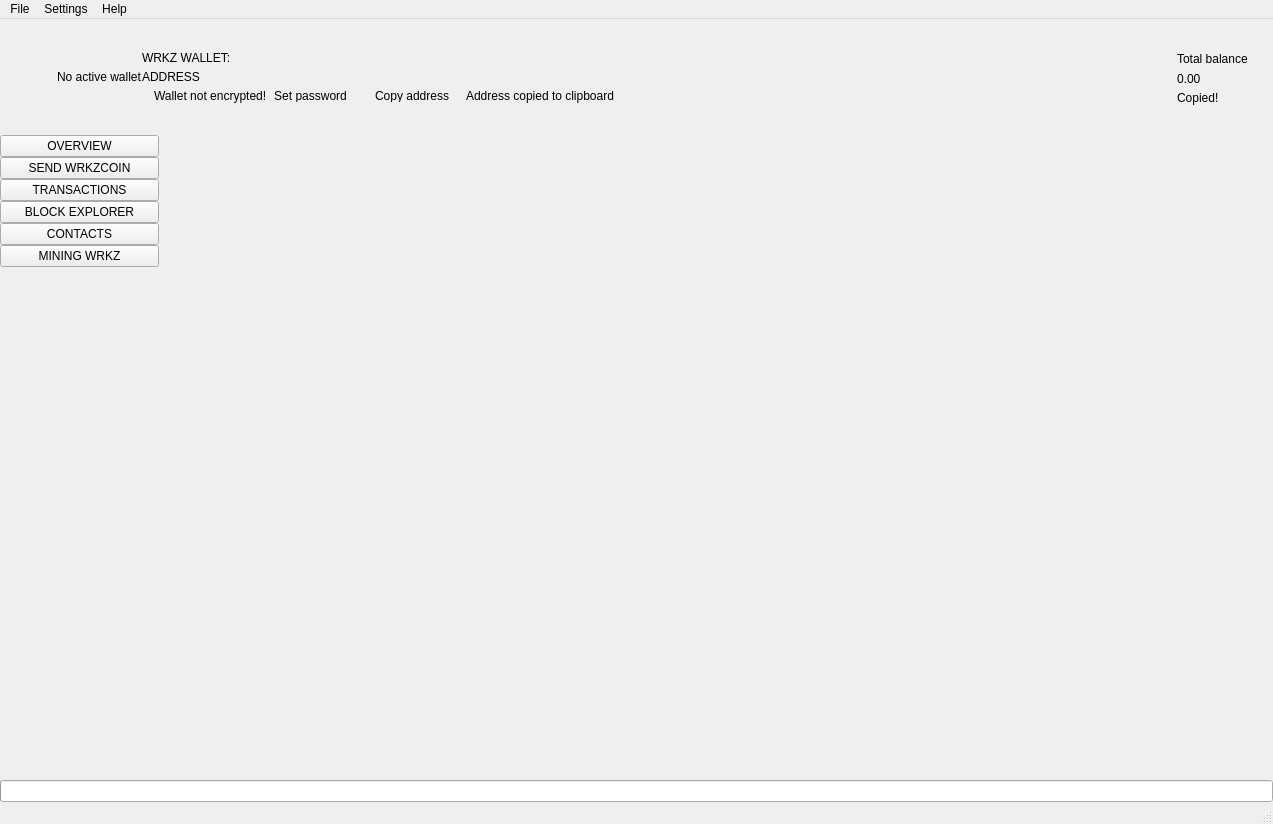
 <widget class="QMainWindow" name="MainWindow">
  <property name="geometry">
   <rect>
    <x>0</x>
    <y>0</y>
    <width>1273</width>
    <height>824</height>
   </rect>
  </property>
  <property name="sizePolicy">
   <sizepolicy hsizetype="Preferred" vsizetype="Preferred">
    <horstretch>0</horstretch>
    <verstretch>0</verstretch>
   </sizepolicy>
  </property>
  <property name="minimumSize">
   <size>
    <width>1260</width>
    <height>600</height>
   </size>
  </property>
  <property name="maximumSize">
   <size>
    <width>16777215</width>
    <height>16777215</height>
   </size>
  </property>
  <property name="windowTitle">
   <string>MainWindow</string>
  </property>
  <property name="windowIcon">
   <iconset>
    <normaloff>:/images/wrkzcoin</normaloff>:/images/wrkzcoin</iconset>
  </property>
  <widget class="QWidget" name="centralwidget">
   <layout class="QVBoxLayout" name="verticalLayout_2">
    <property name="spacing">
     <number>0</number>
    </property>
    <property name="leftMargin">
     <number>0</number>
    </property>
    <property name="topMargin">
     <number>0</number>
    </property>
    <property name="rightMargin">
     <number>0</number>
    </property>
    <property name="bottomMargin">
     <number>0</number>
    </property>
    <item>
     <widget class="QFrame" name="m_headerFrame">
      <property name="minimumSize">
       <size>
        <width>0</width>
        <height>116</height>
       </size>
      </property>
      <property name="maximumSize">
       <size>
        <width>16777215</width>
        <height>116</height>
       </size>
      </property>
      <property name="frameShape">
       <enum>QFrame::NoFrame</enum>
      </property>
      <property name="frameShadow">
       <enum>QFrame::Raised</enum>
      </property>
      <layout class="QHBoxLayout" name="horizontalLayout_3">
       <property name="spacing">
        <number>0</number>
       </property>
       <property name="leftMargin">
        <number>0</number>
       </property>
       <property name="topMargin">
        <number>0</number>
       </property>
       <property name="rightMargin">
        <number>25</number>
       </property>
       <property name="bottomMargin">
        <number>0</number>
       </property>
       <item>
        <spacer name="horizontalSpacer_2">
         <property name="orientation">
          <enum>Qt::Horizontal</enum>
         </property>
         <property name="sizeType">
          <enum>QSizePolicy::Fixed</enum>
         </property>
         <property name="sizeHint" stdset="0">
          <size>
           <width>30</width>
           <height>20</height>
          </size>
         </property>
        </spacer>
       </item>
       <item>
        <widget class="QLabel" name="m_logoLabel">
         <property name="text">
          <string/>
         </property>
        </widget>
       </item>
       <item>
        <spacer name="horizontalSpacer_5">
         <property name="orientation">
          <enum>Qt::Horizontal</enum>
         </property>
         <property name="sizeType">
          <enum>QSizePolicy::Fixed</enum>
         </property>
         <property name="sizeHint" stdset="0">
          <size>
           <width>20</width>
           <height>20</height>
          </size>
         </property>
        </spacer>
       </item>
       <item>
        <widget class="WalletGui::WalletSmallGrayTextLabel" name="m_noWalletLabel">
         <property name="text">
          <string>No active wallet</string>
         </property>
        </widget>
       </item>
       <item>
        <widget class="QFrame" name="m_walletFrame">
         <property name="frameShape">
          <enum>QFrame::NoFrame</enum>
         </property>
         <property name="frameShadow">
          <enum>QFrame::Raised</enum>
         </property>
         <layout class="QVBoxLayout" name="verticalLayout_3">
          <property name="spacing">
           <number>5</number>
          </property>
          <property name="leftMargin">
           <number>0</number>
          </property>
          <property name="topMargin">
           <number>0</number>
          </property>
          <property name="rightMargin">
           <number>0</number>
          </property>
          <property name="bottomMargin">
           <number>0</number>
          </property>
          <item>
           <spacer name="verticalSpacer_3">
            <property name="orientation">
             <enum>Qt::Vertical</enum>
            </property>
            <property name="sizeType">
             <enum>QSizePolicy::Minimum</enum>
            </property>
            <property name="sizeHint" stdset="0">
             <size>
              <width>20</width>
              <height>40</height>
             </size>
            </property>
           </spacer>
          </item>
          <item>
           <widget class="WalletGui::WalletSmallGrayTextLabel" name="m_walletLabel">
            <property name="text">
             <string>WRKZ WALLET:</string>
            </property>
            <property name="indent">
             <number>0</number>
            </property>
           </widget>
          </item>
          <item>
           <widget class="QLabel" name="m_addressLabel">
            <property name="sizePolicy">
             <sizepolicy hsizetype="Preferred" vsizetype="Preferred">
              <horstretch>0</horstretch>
              <verstretch>0</verstretch>
             </sizepolicy>
            </property>
            <property name="cursor">
             <cursorShape>PointingHandCursor</cursorShape>
            </property>
            <property name="toolTip">
             <string>Click to copy</string>
            </property>
            <property name="text">
             <string>ADDRESS</string>
            </property>
            <property name="indent">
             <number>0</number>
            </property>
           </widget>
          </item>
          <item>
           <layout class="QHBoxLayout" name="horizontalLayout_2">
            <property name="spacing">
             <number>0</number>
            </property>
            <item alignment="Qt::AlignTop">
             <widget class="QFrame" name="m_notEncryptedFrame">
              <property name="frameShape">
               <enum>QFrame::NoFrame</enum>
              </property>
              <property name="frameShadow">
               <enum>QFrame::Raised</enum>
              </property>
              <layout class="QHBoxLayout" name="horizontalLayout_4">
               <property name="spacing">
                <number>0</number>
               </property>
               <property name="leftMargin">
                <number>0</number>
               </property>
               <property name="topMargin">
                <number>0</number>
               </property>
               <property name="rightMargin">
                <number>0</number>
               </property>
               <property name="bottomMargin">
                <number>0</number>
               </property>
               <item alignment="Qt::AlignVCenter">
                <widget class="QLabel" name="m_notEncryptedIconLabel">
                 <property name="text">
                  <string/>
                 </property>
                 <property name="pixmap">
                  <pixmap resource="../../resources.qrc">:/icons/lock_open_gray</pixmap>
                 </property>
                 <property name="alignment">
                  <set>Qt::AlignLeading|Qt::AlignLeft|Qt::AlignVCenter</set>
                 </property>
                </widget>
               </item>
               <item>
                <spacer name="horizontalSpacer_11">
                 <property name="orientation">
                  <enum>Qt::Horizontal</enum>
                 </property>
                 <property name="sizeType">
                  <enum>QSizePolicy::Fixed</enum>
                 </property>
                 <property name="sizeHint" stdset="0">
                  <size>
                   <width>5</width>
                   <height>3</height>
                  </size>
                 </property>
                </spacer>
               </item>
               <item alignment="Qt::AlignVCenter">
                <widget class="WalletGui::WalletTinyGrayTextLabel" name="m_notEncryptedTextLabel">
                 <property name="text">
                  <string>Wallet not encrypted!</string>
                 </property>
                 <property name="alignment">
                  <set>Qt::AlignLeading|Qt::AlignLeft|Qt::AlignVCenter</set>
                 </property>
                </widget>
               </item>
               <item>
                <spacer name="horizontalSpacer_9">
                 <property name="orientation">
                  <enum>Qt::Horizontal</enum>
                 </property>
                 <property name="sizeType">
                  <enum>QSizePolicy::Fixed</enum>
                 </property>
                 <property name="sizeHint" stdset="0">
                  <size>
                   <width>3</width>
                   <height>3</height>
                  </size>
                 </property>
                </spacer>
               </item>
               <item alignment="Qt::AlignVCenter">
                <widget class="WalletGui::WalletTinyLinkLikeButton" name="m_encryptButton">
                 <property name="sizePolicy">
                  <sizepolicy hsizetype="Minimum" vsizetype="Minimum">
                   <horstretch>0</horstretch>
                   <verstretch>0</verstretch>
                  </sizepolicy>
                 </property>
                 <property name="minimumSize">
                  <size>
                   <width>0</width>
                   <height>3</height>
                  </size>
                 </property>
                 <property name="cursor">
                  <cursorShape>PointingHandCursor</cursorShape>
                 </property>
                 <property name="text">
                  <string>Set password</string>
                 </property>
                 <property name="flat">
                  <bool>true</bool>
                 </property>
                </widget>
               </item>
               <item>
                <spacer name="horizontalSpacer_10">
                 <property name="orientation">
                  <enum>Qt::Horizontal</enum>
                 </property>
                 <property name="sizeType">
                  <enum>QSizePolicy::Fixed</enum>
                 </property>
                 <property name="sizeHint" stdset="0">
                  <size>
                   <width>20</width>
                   <height>3</height>
                  </size>
                 </property>
                </spacer>
               </item>
              </layout>
             </widget>
            </item>
            <item alignment="Qt::AlignVCenter">
             <widget class="WalletGui::WalletTinyLinkLikeButton" name="m_copyAddressButton">
              <property name="sizePolicy">
               <sizepolicy hsizetype="Minimum" vsizetype="Minimum">
                <horstretch>0</horstretch>
                <verstretch>0</verstretch>
               </sizepolicy>
              </property>
              <property name="minimumSize">
               <size>
                <width>0</width>
                <height>3</height>
               </size>
              </property>
              <property name="cursor">
               <cursorShape>PointingHandCursor</cursorShape>
              </property>
              <property name="focusPolicy">
               <enum>Qt::NoFocus</enum>
              </property>
              <property name="autoFillBackground">
               <bool>true</bool>
              </property>
              <property name="text">
               <string>Copy address</string>
              </property>
              <property name="flat">
               <bool>true</bool>
              </property>
             </widget>
            </item>
            <item>
             <spacer name="horizontalSpacer_7">
              <property name="orientation">
               <enum>Qt::Horizontal</enum>
              </property>
              <property name="sizeType">
               <enum>QSizePolicy::Fixed</enum>
              </property>
              <property name="sizeHint" stdset="0">
               <size>
                <width>13</width>
                <height>3</height>
               </size>
              </property>
             </spacer>
            </item>
            <item alignment="Qt::AlignVCenter">
             <widget class="WalletGui::CopyMagicLabel" name="m_copyAddressLabel">
              <property name="text">
               <string>Address copied to clipboard</string>
              </property>
              <property name="alignment">
               <set>Qt::AlignLeading|Qt::AlignLeft|Qt::AlignVCenter</set>
              </property>
             </widget>
            </item>
            <item>
             <spacer name="horizontalSpacer">
              <property name="orientation">
               <enum>Qt::Horizontal</enum>
              </property>
              <property name="sizeHint" stdset="0">
               <size>
                <width>40</width>
                <height>3</height>
               </size>
              </property>
             </spacer>
            </item>
           </layout>
          </item>
          <item>
           <spacer name="verticalSpacer_2">
            <property name="orientation">
             <enum>Qt::Vertical</enum>
            </property>
            <property name="sizeType">
             <enum>QSizePolicy::Minimum</enum>
            </property>
            <property name="sizeHint" stdset="0">
             <size>
              <width>20</width>
              <height>40</height>
             </size>
            </property>
           </spacer>
          </item>
         </layout>
        </widget>
       </item>
       <item>
        <spacer name="horizontalSpacer_3">
         <property name="orientation">
          <enum>Qt::Horizontal</enum>
         </property>
         <property name="sizeType">
          <enum>QSizePolicy::Expanding</enum>
         </property>
         <property name="sizeHint" stdset="0">
          <size>
           <width>34</width>
           <height>20</height>
          </size>
         </property>
        </spacer>
       </item>
       <item>
        <spacer name="horizontalSpacer_8">
         <property name="orientation">
          <enum>Qt::Horizontal</enum>
         </property>
         <property name="sizeType">
          <enum>QSizePolicy::Fixed</enum>
         </property>
         <property name="sizeHint" stdset="0">
          <size>
           <width>34</width>
           <height>20</height>
          </size>
         </property>
        </spacer>
       </item>
       <item alignment="Qt::AlignRight|Qt::AlignVCenter">
        <widget class="QFrame" name="m_balanceFrame">
         <layout class="QGridLayout" name="gridLayout">
          <property name="leftMargin">
           <number>0</number>
          </property>
          <property name="topMargin">
           <number>30</number>
          </property>
          <property name="rightMargin">
           <number>0</number>
          </property>
          <property name="bottomMargin">
           <number>0</number>
          </property>
          <property name="verticalSpacing">
           <number>3</number>
          </property>
          <item row="0" column="2">
           <layout class="QVBoxLayout" name="verticalLayout_4">
            <item>
             <widget class="QLabel" name="m_balanceTextLabel">
              <property name="text">
               <string>Total balance</string>
              </property>
             </widget>
            </item>
            <item>
             <widget class="QLabel" name="m_balanceLabel">
              <property name="cursor">
               <cursorShape>PointingHandCursor</cursorShape>
              </property>
              <property name="toolTip">
               <string>Click to copy</string>
              </property>
              <property name="text">
               <string>0.00</string>
              </property>
             </widget>
            </item>
           </layout>
          </item>
          <item row="1" column="2">
           <widget class="WalletGui::CopyMagicLabel" name="m_balanceCopyLabel">
            <property name="text">
             <string>Copied!</string>
            </property>
           </widget>
          </item>
          <item row="0" column="1">
           <spacer name="horizontalSpacer_6">
            <property name="orientation">
             <enum>Qt::Horizontal</enum>
            </property>
            <property name="sizeType">
             <enum>QSizePolicy::Fixed</enum>
            </property>
            <property name="sizeHint" stdset="0">
             <size>
              <width>2</width>
              <height>39</height>
             </size>
            </property>
           </spacer>
          </item>
          <item row="2" column="2">
           <spacer name="verticalSpacer_5">
            <property name="orientation">
             <enum>Qt::Vertical</enum>
            </property>
            <property name="sizeType">
             <enum>QSizePolicy::Expanding</enum>
            </property>
            <property name="sizeHint" stdset="0">
             <size>
              <width>20</width>
              <height>50</height>
             </size>
            </property>
           </spacer>
          </item>
          <item row="0" column="0">
           <widget class="QLabel" name="m_balanceIconLabel">
            <property name="text">
             <string/>
            </property>
            <property name="pixmap">
             <pixmap resource="../../resources.qrc">:/icons/total_balance</pixmap>
            </property>
           </widget>
          </item>
         </layout>
        </widget>
       </item>
      </layout>
     </widget>
    </item>
    <item>
     <layout class="QHBoxLayout" name="horizontalLayout" stretch="0,0,0,0,0,0,0,0">
      <property name="spacing">
       <number>0</number>
      </property>
      <item>
       <widget class="QFrame" name="m_toolFrame">
        <property name="frameShape">
         <enum>QFrame::NoFrame</enum>
        </property>
        <property name="frameShadow">
         <enum>QFrame::Plain</enum>
        </property>
        <property name="lineWidth">
         <number>0</number>
        </property>
        <layout class="QVBoxLayout" name="verticalLayout">
         <property name="spacing">
          <number>0</number>
         </property>
         <property name="leftMargin">
          <number>0</number>
         </property>
         <property name="topMargin">
          <number>0</number>
         </property>
         <property name="rightMargin">
          <number>0</number>
         </property>
         <property name="bottomMargin">
          <number>0</number>
         </property>
         <item>
          <widget class="QPushButton" name="m_overviewButton">
           <property name="sizePolicy">
            <sizepolicy hsizetype="Minimum" vsizetype="Fixed">
             <horstretch>0</horstretch>
             <verstretch>0</verstretch>
            </sizepolicy>
           </property>
           <property name="focusPolicy">
            <enum>Qt::NoFocus</enum>
           </property>
           <property name="text">
            <string>OVERVIEW</string>
           </property>
           <property name="checkable">
            <bool>true</bool>
           </property>
           <attribute name="buttonGroup">
            <string notr="true">m_toolButtonGroup</string>
           </attribute>
          </widget>
         </item>
         <item>
          <widget class="QPushButton" name="m_sendButton">
           <property name="sizePolicy">
            <sizepolicy hsizetype="Minimum" vsizetype="Fixed">
             <horstretch>0</horstretch>
             <verstretch>0</verstretch>
            </sizepolicy>
           </property>
           <property name="focusPolicy">
            <enum>Qt::NoFocus</enum>
           </property>
           <property name="text">
            <string>SEND WRKZCOIN</string>
           </property>
           <property name="checkable">
            <bool>true</bool>
           </property>
           <attribute name="buttonGroup">
            <string notr="true">m_toolButtonGroup</string>
           </attribute>
          </widget>
         </item>
         <item>
          <widget class="QPushButton" name="m_transactionsButton">
           <property name="sizePolicy">
            <sizepolicy hsizetype="Minimum" vsizetype="Fixed">
             <horstretch>0</horstretch>
             <verstretch>0</verstretch>
            </sizepolicy>
           </property>
           <property name="focusPolicy">
            <enum>Qt::NoFocus</enum>
           </property>
           <property name="text">
            <string>TRANSACTIONS</string>
           </property>
           <property name="checkable">
            <bool>true</bool>
           </property>
           <attribute name="buttonGroup">
            <string notr="true">m_toolButtonGroup</string>
           </attribute>
          </widget>
         </item>
         <item>
          <widget class="QPushButton" name="m_blockExplorerButton">
           <property name="focusPolicy">
            <enum>Qt::NoFocus</enum>
           </property>
           <property name="text">
            <string>BLOCK EXPLORER</string>
           </property>
           <property name="checkable">
            <bool>true</bool>
           </property>
           <attribute name="buttonGroup">
            <string notr="true">m_toolButtonGroup</string>
           </attribute>
          </widget>
         </item>
         <item>
          <widget class="QPushButton" name="m_addressBookButton">
           <property name="sizePolicy">
            <sizepolicy hsizetype="Minimum" vsizetype="Fixed">
             <horstretch>0</horstretch>
             <verstretch>0</verstretch>
            </sizepolicy>
           </property>
           <property name="focusPolicy">
            <enum>Qt::NoFocus</enum>
           </property>
           <property name="text">
            <string>CONTACTS</string>
           </property>
           <property name="checkable">
            <bool>true</bool>
           </property>
           <attribute name="buttonGroup">
            <string notr="true">m_toolButtonGroup</string>
           </attribute>
          </widget>
         </item>
         <item>
          <widget class="QPushButton" name="m_miningButton">
           <property name="focusPolicy">
            <enum>Qt::NoFocus</enum>
           </property>
           <property name="text">
            <string>MINING WRKZ</string>
           </property>
           <property name="checkable">
            <bool>true</bool>
           </property>
           <attribute name="buttonGroup">
            <string notr="true">m_toolButtonGroup</string>
           </attribute>
          </widget>
         </item>
         <item>
          <spacer name="verticalSpacer">
           <property name="orientation">
            <enum>Qt::Vertical</enum>
           </property>
           <property name="sizeHint" stdset="0">
            <size>
             <width>20</width>
             <height>40</height>
            </size>
           </property>
          </spacer>
         </item>
        </layout>
       </widget>
      </item>
      <item>
       <widget class="WalletGui::OverviewFrame" name="m_overviewFrame">
        <property name="frameShape">
         <enum>QFrame::NoFrame</enum>
        </property>
        <property name="frameShadow">
         <enum>QFrame::Raised</enum>
        </property>
       </widget>
      </item>
      <item>
       <widget class="WalletGui::SendFrame" name="m_sendFrame">
        <property name="frameShape">
         <enum>QFrame::NoFrame</enum>
        </property>
        <property name="frameShadow">
         <enum>QFrame::Raised</enum>
        </property>
       </widget>
      </item>
      <item>
       <widget class="WalletGui::TransactionsFrame" name="m_transactionsFrame">
        <property name="frameShape">
         <enum>QFrame::NoFrame</enum>
        </property>
        <property name="frameShadow">
         <enum>QFrame::Raised</enum>
        </property>
       </widget>
      </item>
      <item>
       <widget class="WalletGui::AddressBookFrame" name="m_addressBookFrame">
        <property name="frameShape">
         <enum>QFrame::NoFrame</enum>
        </property>
        <property name="frameShadow">
         <enum>QFrame::Raised</enum>
        </property>
       </widget>
      </item>
      <item>
       <widget class="WalletGui::NoWalletFrame" name="m_noWalletFrame">
        <property name="frameShape">
         <enum>QFrame::NoFrame</enum>
        </property>
        <property name="frameShadow">
         <enum>QFrame::Raised</enum>
        </property>
       </widget>
      </item>
      <item>
       <widget class="WalletGui::BlockExplorerFrame" name="m_blockExplorerFrame">
        <property name="frameShape">
         <enum>QFrame::NoFrame</enum>
        </property>
        <property name="frameShadow">
         <enum>QFrame::Raised</enum>
        </property>
       </widget>
      </item>
      <item>
       <widget class="WalletGui::MiningFrame" name="m_miningFrame">
        <property name="frameShape">
         <enum>QFrame::NoFrame</enum>
        </property>
        <property name="frameShadow">
         <enum>QFrame::Raised</enum>
        </property>
       </widget>
      </item>
     </layout>
    </item>
    <item>
     <widget class="QProgressBar" name="m_syncProgress">
      <property name="maximum">
       <number>100</number>
      </property>
      <property name="value">
       <number>0</number>
      </property>
      <property name="textVisible">
       <bool>false</bool>
      </property>
     </widget>
    </item>
   </layout>
  </widget>
  <widget class="QMenuBar" name="menubar">
   <property name="geometry">
    <rect>
     <x>0</x>
     <y>0</y>
     <width>1273</width>
     <height>21</height>
    </rect>
   </property>
   <widget class="QMenu" name="menuFile">
    <property name="title">
     <string>File</string>
    </property>
    <addaction name="m_createWalletAction"/>
    <addaction name="m_openWalletAction"/>
    <addaction name="m_recentWalletsAction"/>
    <addaction name="m_backupWalletAction"/>
    <addaction name="m_saveKeysAction"/>
    <addaction name="m_resetAction"/>
	<addaction name="separator"/>
    <addaction name="m_importKeyAction"/>
    <addaction name="m_exportKeyAction"/>
    <addaction name="m_exportTrackingKeyAction"/>
	<addaction name="separator"/>
    <addaction name="m_exitAction"/>
   </widget>
   <widget class="QMenu" name="menuSettings">
    <property name="title">
     <string>Settings</string>
    </property>
    <widget class="QMenu" name="menuThemes">
     <property name="title">
      <string>Themes</string>
     </property>
    </widget>
    <addaction name="m_encryptWalletAction"/>
    <addaction name="m_changePasswordAction"/>
    <addaction name="separator"/>
    <addaction name="m_autostartAction"/>
    <addaction name="m_minimizeToTrayAction"/>
    <addaction name="m_closeToTrayAction"/>
    <addaction name="separator"/>
    <addaction name="m_preferencesAction"/>
    <addaction name="menuThemes"/>
   </widget>
   <widget class="QMenu" name="menuHelp">
    <property name="title">
     <string>Help</string>
    </property>
    <addaction name="m_communityForumAction"/>
    <addaction name="m_reportIssueAction"/>
    <addaction name="m_aboutWrkzCoinAction"/>
	<addaction name="separator"/>
    <addaction name="m_aboutQtAction"/>
   </widget>
   <addaction name="menuFile"/>
   <addaction name="menuSettings"/>
   <addaction name="menuHelp"/>
  </widget>
  <widget class="WalletGui::WalletStatusBar" name="statusBar"/>
  <action name="m_exitAction">
   <property name="checkable">
    <bool>false</bool>
   </property>
   <property name="enabled">
    <bool>true</bool>
   </property>
   <property name="text">
    <string>Exit</string>
   </property>
   <property name="shortcut">
    <string>Ctrl+Q</string>
   </property>
  </action>
  <action name="m_createWalletAction">
   <property name="enabled">
    <bool>true</bool>
   </property>
   <property name="text">
    <string>Create wallet</string>
   </property>
  </action>
  <action name="m_openWalletAction">
   <property name="enabled">
    <bool>true</bool>
   </property>
   <property name="text">
    <string>Open wallet</string>
   </property>
  </action>
  <action name="m_encryptWalletAction">
   <property name="enabled">
    <bool>true</bool>
   </property>
   <property name="text">
    <string>Encrypt wallet</string>
   </property>
  </action>
  <action name="m_changePasswordAction">
   <property name="enabled">
    <bool>true</bool>
   </property>
   <property name="text">
    <string>Change password</string>
   </property>
   <property name="toolTip">
    <string>Change password</string>
   </property>
  </action>
  <action name="m_aboutWrkzCoinAction">
   <property name="enabled">
    <bool>true</bool>
   </property>
   <property name="text">
    <string>About WrkzCoin</string>
   </property>
  </action>
  <action name="m_aboutQtAction">
   <property name="enabled">
    <bool>true</bool>
   </property>
   <property name="text">
    <string>About Qt</string>
   </property>
  </action>
  <action name="m_backupWalletAction">
   <property name="enabled">
    <bool>true</bool>
   </property>
   <property name="text">
    <string>Backup wallet</string>
   </property>
  </action>
  <action name="m_autostartAction">
   <property name="checkable">
    <bool>true</bool>
   </property>
   <property name="text">
    <string>Start on system login</string>
   </property>
  </action>
  <action name="m_minimizeToTrayAction">
   <property name="checkable">
    <bool>true</bool>
   </property>
   <property name="text">
    <string>Minimize to tray</string>
   </property>
  </action>
  <action name="m_closeToTrayAction">
   <property name="checkable">
    <bool>true</bool>
   </property>
   <property name="text">
    <string>Close to tray</string>
   </property>
  </action>
  <action name="m_preferencesAction">
   <property name="text">
    <string>Preferences</string>
   </property>
  </action>
  <action name="m_recentWalletsAction">
   <property name="text">
    <string>Recent wallets</string>
   </property>
  </action>
  <action name="m_exportTrackingKeyAction">
   <property name="text">
    <string>Export tracking key</string>
   </property>
   <property name="toolTip">
    <string>Export tracking key</string>
   </property>
  </action>
  <action name="m_importKeyAction">
   <property name="text">
    <string>Import key</string>
   </property>
   <property name="toolTip">
    <string>Import key</string>
   </property>
  </action>
  <action name="m_communityForumAction">
   <property name="text">
    <string>Community forum</string>
   </property>
  </action>
  <action name="m_reportIssueAction">
   <property name="text">
    <string>Report an issue</string>
   </property>
  </action>
  <action name="m_resetAction">
   <property name="text">
    <string>Reset wallet</string>
   </property>
  </action>
  <action name="m_saveKeysAction">
   <property name="text">
    <string>Save wallet keys</string>
   </property>
  </action>
  <action name="m_exportKeyAction">
   <property name="text">
    <string>Export key</string>
   </property>
   <property name="toolTip">
    <string>Export key</string>
   </property>
  </action>
 </widget>
